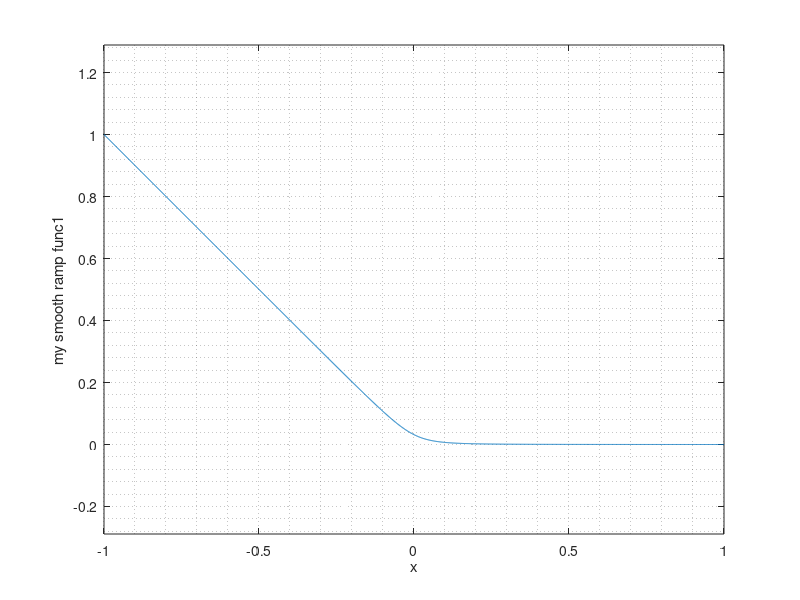
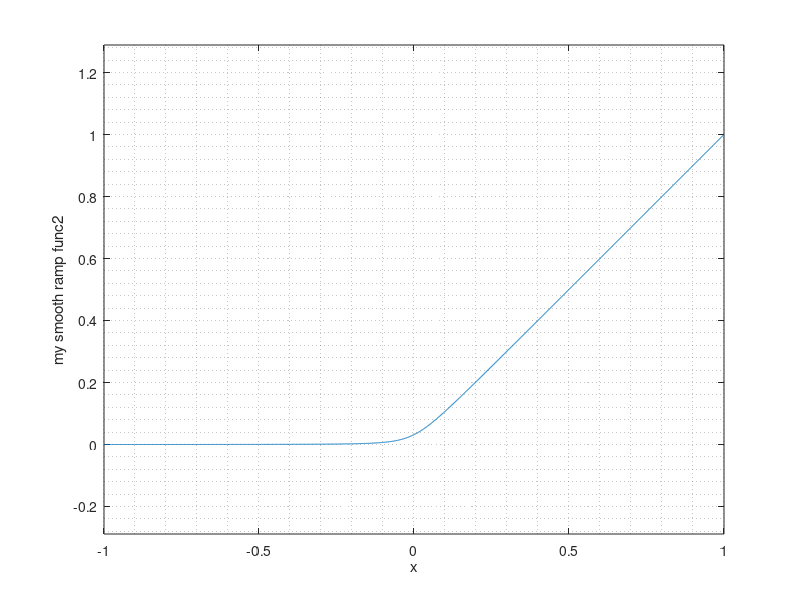

MATLAB code to generate these figures, in order:
% clear
% close all
% clc

x = -1:0.001:1;

rou_smooth = 1e-1; offset = 0.00318298 + 0.0285425 + 3.74306e-8;
% rou_smooth = 1e-2; offset = 0.00318298;
% rou_smooth = 1e-3; offset = 0.00318298-0.00286467;
% rou_smooth = 1e-4; offset = 0.00318298-0.00286467-0.000286479;

my_smooth_ramp_func1 = (0 - x) .* ( atan2(0 - x, rou_smooth)/pi + 1/2 ) + offset;

figure()
plot(x, my_smooth_ramp_func1)
xlabel('x')
ylabel('my smooth ramp func1')
grid minor
axis equal

my_smooth_ramp_func2 = (0 + x) .* ( atan2(0 + x, rou_smooth)/pi + 1/2 ) + offset;

figure()
plot(x, my_smooth_ramp_func2)
xlabel('x')
ylabel('my smooth ramp func2')
grid minor
axis equal